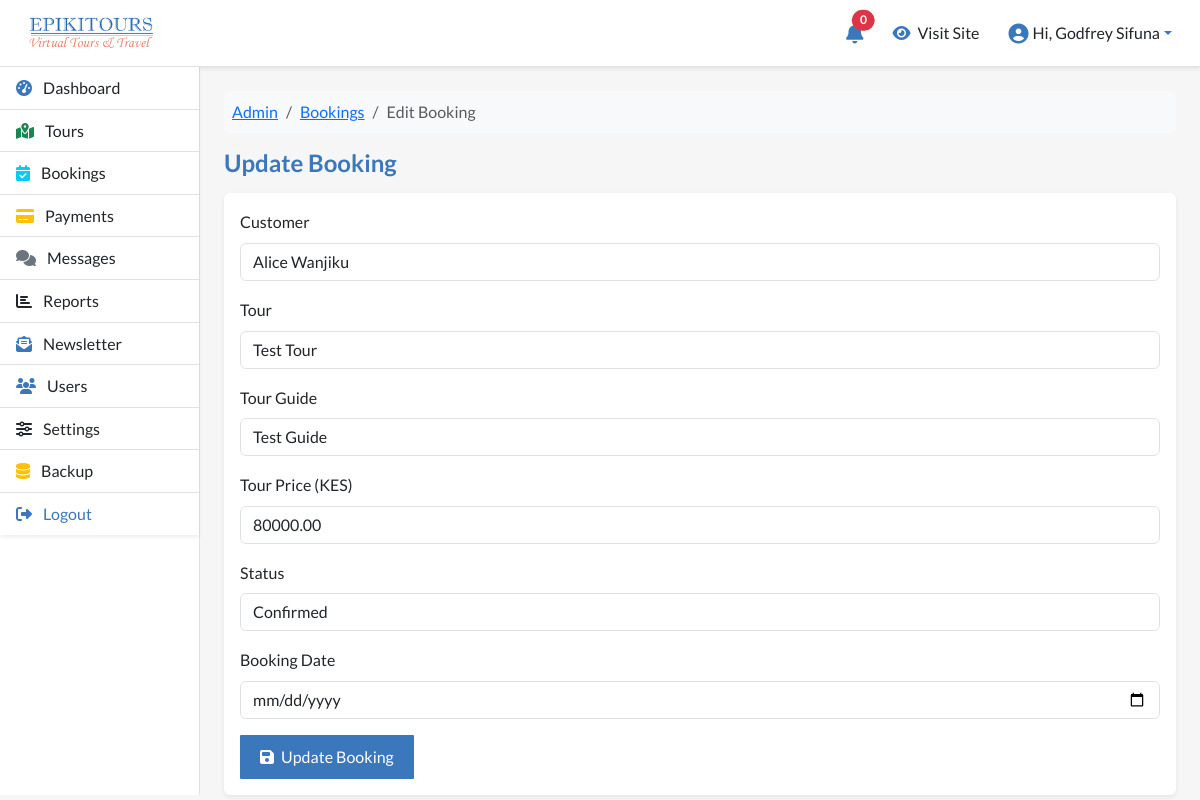
Screenshot of /manage/bookings/edit-booking.php?id=2 (signed in) with the database file from the repository.
### tables this page shows
CREATE TABLE `epi_bookings` (
  `id` bigint NOT NULL,
  `customer_id` bigint NOT NULL,
  `tour_id` bigint NOT NULL,
  `booking_date` timestamp NOT NULL DEFAULT CURRENT_TIMESTAMP,
  `tour_guide` bigint NOT NULL,
  `total_amount` decimal(10,2) NOT NULL DEFAULT '0.00',
  `status` enum('pending','confirmed','canceled') DEFAULT 'pending',
  `confirmation_code` varchar(100) DEFAULT NULL
);

CREATE TABLE `epi_users` (
  `id` bigint NOT NULL,
  `first_name` varchar(100) NOT NULL,
  `last_name` varchar(100) NOT NULL,
  `email` varchar(150) NOT NULL,
  `password` varchar(255) NOT NULL,
  `phone` varchar(30) DEFAULT NULL,
  `user_role` enum('admin','guide','visitor') NOT NULL DEFAULT 'visitor',
  `profile_picture` varchar(255) DEFAULT NULL,
  `email_verified` tinyint(1) DEFAULT '0',
  `verification_token` varchar(255) DEFAULT NULL,
  `status` enum('dormant','active') NOT NULL DEFAULT 'active',
  `password_reset_token` varchar(255) DEFAULT NULL,
  `password_reset_expires` datetime DEFAULT NULL,
  `last_login` timestamp NULL DEFAULT NULL,
  `created_at` timestamp NOT NULL DEFAULT CURRENT_TIMESTAMP,
  `updated_at` timestamp NOT NULL DEFAULT CURRENT_TIMESTAMP ON UPDATE CURRENT_TIMESTAMP
);

CREATE TABLE `epi_tours` (
  `id` bigint NOT NULL,
  `title` varchar(255) NOT NULL,
  `slug` varchar(255) NOT NULL,
  `description` text,
  `start_date` date NOT NULL,
  `end_date` date NOT NULL,
  `start_time` time NOT NULL,
  `end_time` time NOT NULL,
  `location` varchar(255) DEFAULT NULL,
  `youtube_link` varchar(255) DEFAULT NULL,
  `marzipano_path` varchar(255) DEFAULT NULL,
  `jitsi_link` varchar(255) DEFAULT NULL,
  `preview_thumbnail` varchar(255) DEFAULT NULL,
  `agent_id` bigint DEFAULT NULL,
  `status` enum('upcoming','ongoing','completed','canceled') DEFAULT 'upcoming',
  `created_by` bigint NOT NULL,
  `updated_by` bigint DEFAULT NULL,
  `created_at` timestamp NOT NULL DEFAULT CURRENT_TIMESTAMP,
  `updated_at` timestamp NOT NULL DEFAULT CURRENT_TIMESTAMP ON UPDATE CURRENT_TIMESTAMP
);

### manage/bookings/edit-booking.php (the view, shortened to what this page needs)
<?php
require_once __DIR__ . '/../../config/database.php';
$booking_id = $_GET['id'] ?? null;
$stmt = $pdo->prepare("SELECT * FROM epi_bookings WHERE id = :id");
$stmt->execute([':id' => $booking_id]);
$booking = $stmt->fetch(PDO::FETCH_ASSOC);
$customers = $pdo->query("SELECT id, first_name, last_name FROM epi_users WHERE user_role = 'visitor' ORDER BY first_name")->fetchAll(PDO::FETCH_ASSOC);
$guides    = $pdo->query("SELECT id, first_name, last_name FROM epi_users WHERE user_role = 'guide' ORDER BY first_name")->fetchAll(PDO::FETCH_ASSOC);
$tours     = $pdo->query("SELECT id, title FROM epi_tours ORDER BY title")->fetchAll(PDO::FETCH_ASSOC);
?>
<nav aria-label="breadcrumb">
    <ol class="breadcrumb bg-light p-2 rounded mb-3">
        <li class="breadcrumb-item"><a href="<?= BASE_URL ?>dashboard">Admin</a></li>
        <li class="breadcrumb-item"><a href="<?= BASE_URL ?>bookings">Bookings</a></li>
        <li class="breadcrumb-item active" aria-current="page">Edit Booking</li>
    </ol>
</nav>
<div class="d-flex justify-content-between align-items-center mb-3">
    <h4 class="mb-0">Update Booking</h4>
</div>
<div class="card shadow-sm border-0">
    <div class="card-body">
        <form method="post">
            <div class="mb-3">
                <label for="customer_id" class="form-label">Customer</label>
                <select name="customer_id" id="customer_id" class="form-control" required>
                    <?php foreach ($customers as $c): ?>
                        <option value="<?= $c['id'] ?>" <?= ($booking['customer_id'] == $c['id']) ? 'selected' : '' ?>>
                            <?= htmlspecialchars($c['first_name'].' '.$c['last_name']) ?>
                        </option>
                    <?php endforeach; ?>
                </select>
            </div>
            <div class="mb-3">
                <label for="tour_id" class="form-label">Tour</label>
                <select name="tour_id" id="tour_id" class="form-control" required>
                    <?php foreach ($tours as $t): ?>
                        <option value="<?= $t['id'] ?>" <?= ($booking['tour_id'] == $t['id']) ? 'selected' : '' ?>>
                            <?= htmlspecialchars($t['title']) ?>
                        </option>
                    <?php endforeach; ?>
                </select>
            </div>
            <div class="mb-3">
                <label for="tour_guide" class="form-label">Tour Guide</label>
                <select name="tour_guide" id="tour_guide" class="form-control" required>
                    <?php foreach ($guides as $g): ?>
                        <option value="<?= $g['id'] ?>" <?= ($booking['tour_guide'] == $g['id']) ? 'selected' : '' ?>>
                            <?= htmlspecialchars($g['first_name'].' '.$g['last_name']) ?>
                        </option>
                    <?php endforeach; ?>
                </select>
            </div>
            <div class="mb-3">
                <label for="total_amount" class="form-label">Tour Price (KES)</label>
                <input type="number" step="0.01" name="total_amount" id="total_amount"
                       value="<?= htmlspecialchars($booking['total_amount']) ?>" class="form-control" required>
            </div>
            <div class="mb-3">
                <label for="status" class="form-label">Status</label>
                <select name="status" id="status" class="form-control" required>
                    <option value="confirmed" <?= ($booking['status'] == 'confirmed') ? 'selected' : '' ?>>Confirmed</option>
                </select>
            </div>
            <div class="mb-3">
                <label for="booking_date" class="form-label">Booking Date</label>
                <input type="date" name="booking_date" id="booking_date"
                       value="<?= htmlspecialchars($booking['booking_date']) ?>" class="form-control" required>
            </div>
            <button type="submit" class="btn btn-primary">
                <i class="fas fa-save me-1"></i> Update Booking
            </button>
        </form>
    </div>
</div>
<?php
include BASE_PATH . 'layouts/admin-layout.php';

### manage/css/custom.css (style rules this page uses)
:root { --primary-color: #3a78bb; --secondary-color: #f3a292; --tertiary-color: #E0F7FA; --white-color: #ffffff; --black-color: #000000; --pale-grey: #f6f6f6; --dark-grey: #333333; }
body { font-family: 'lato', sans-serif; background-color: var(--pale-grey); color: var(--black-color); margin: 0; padding: 0; line-height: 1.6; }
.btn-primary { background-color: var(--primary-color); color: var(--white-color); border: none; padding: 10px 20px; border-radius: 1px; transition: background-color 0.3s ease; }
html { scroll-behavior: smooth; }
h4 { font-weight: 600; color: var(--primary-color); }
.bg-light { transition: box-shadow 0.3s ease-in-out; }
.card { transition: transform 0.4s ease-in-out, box-shadow 0.3s ease-in-out; }
.btn-primary { background-color: var(--primary-color); border-color: var(--primary-color); transition: background-color 0.3s ease-in-out, transform 0.2s ease; }

### rows the page displays
epi_bookings: customer_id "Alice Wanjiku", tour_id "Test Tour", tour_guide "Test Guide", total_amount "80000.00", status "Confirmed"

### other values shown
$unreadCount "0"
$_SESSION['user_name'] "Godfrey Sifuna"
